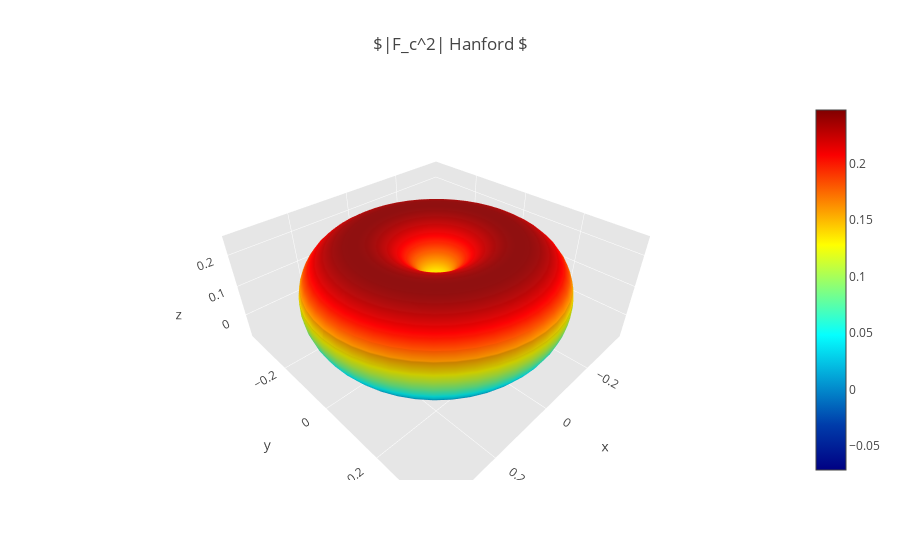

Write notebook code for a chart like this one.
### Markdown cell above
# |Fc*2| - Hanford

### Code cell
import numpy as np
import plotly.plotly
plotly.offline.init_notebook_mode(connected=True)
import plotly.offline as py
import plotly.graph_objs as go

import pycbc
from pycbc.detector import Detector
from pycbc.waveform import get_td_waveform

# Euler's angles 
theta_aux = np.linspace(0,np.pi,50) # right ascension
phi_aux = np.linspace(0,2*np.pi,50) # declination
psi = 0 # polarization

# compute grid for theta and phi
theta, phi  = np.meshgrid(theta_aux, phi_aux)

# declare time of earth rotation
time = 1000000000

# declare detector we want to refer H1-Hanford, L1-Livingston, Vi-Virgo
d = Detector("H1")

# compute antenna pattern f-plus and f-cross
for index in range(len(theta)):
    fp, fc = d.antenna_pattern(phi[index], theta[index], psi, time)
    # compute |Fc^2|
    abs_fc = abs(pow(fc, 2)) 
    # if you're curious about the numbers 
    # print("|Fc^2| %s" % str(abs_fc))

# set spheriacal coordinates transform
x = abs_fc * np.cos(phi) * np.sin(theta)  # x = r*cos(phi)*sin(theta)
y = abs_fc * np.sin(phi) * np.sin(theta)  # y = r*sin(phi)*sin(theta)
z = abs_fc * np.cos(theta)                # z = np.cos(theta)


surface = go.Surface(x = x, y = y, z = z, colorscale = 'Jet')
data = [surface]

layout = go.Layout(
    title = '$|F_c^2| Hanford $',
    scene = dict(
        xaxis = dict(
            gridcolor = 'rgb(255, 255, 255)',
            zerolinecolor = 'rgb(255, 255, 255)',
            showbackground = True,
            backgroundcolor ='rgb(230, 230,230)'
        ),
        yaxis = dict(
            gridcolor = 'rgb(255, 255, 255)',
            zerolinecolor = 'rgb(255, 255, 255)',
            showbackground = True,
            backgroundcolor = 'rgb(230, 230,230)'
        ),
        zaxis = dict(
            gridcolor = 'rgb(255, 255, 255)',
            zerolinecolor = 'rgb(255, 255, 255)',
            showbackground = True,
            backgroundcolor = 'rgb(230, 230,230)'
        )
    )
)

fig = go.Figure(data = data, layout = layout)
py.iplot(fig, filename = 'Hanford_fc')

### Figure 1 — Plotly figure (JSON) as saved in the notebook; plotly's stock layout.template omitted (floating-point values rounded to 4 significant figures; data arrays with more than 128 entries replaced by an {"elided": "..."} marker saying what was removed)
{"data": [{"colorscale": "Jet", "type": "surface", "uid": "e34bdfb7-8264-4a3f-9ec4-68aa1a5f624f", "x": {"elided": "50x50 float values"}, "y": {"elided": "50x50 float values"}, "z": {"elided": "50x50 float values"}}], "layout": {"scene": {"xaxis": {"backgroundcolor": "rgb(230, 230,230)", "gridcolor": "rgb(255, 255, 255)", "showbackground": true, "zerolinecolor": "rgb(255, 255, 255)"}, "yaxis": {"backgroundcolor": "rgb(230, 230,230)", "gridcolor": "rgb(255, 255, 255)", "showbackground": true, "zerolinecolor": "rgb(255, 255, 255)"}, "zaxis": {"backgroundcolor": "rgb(230, 230,230)", "gridcolor": "rgb(255, 255, 255)", "showbackground": true, "zerolinecolor": "rgb(255, 255, 255)"}}, "title": {"text": "$|F_c^2| Hanford $"}}}
